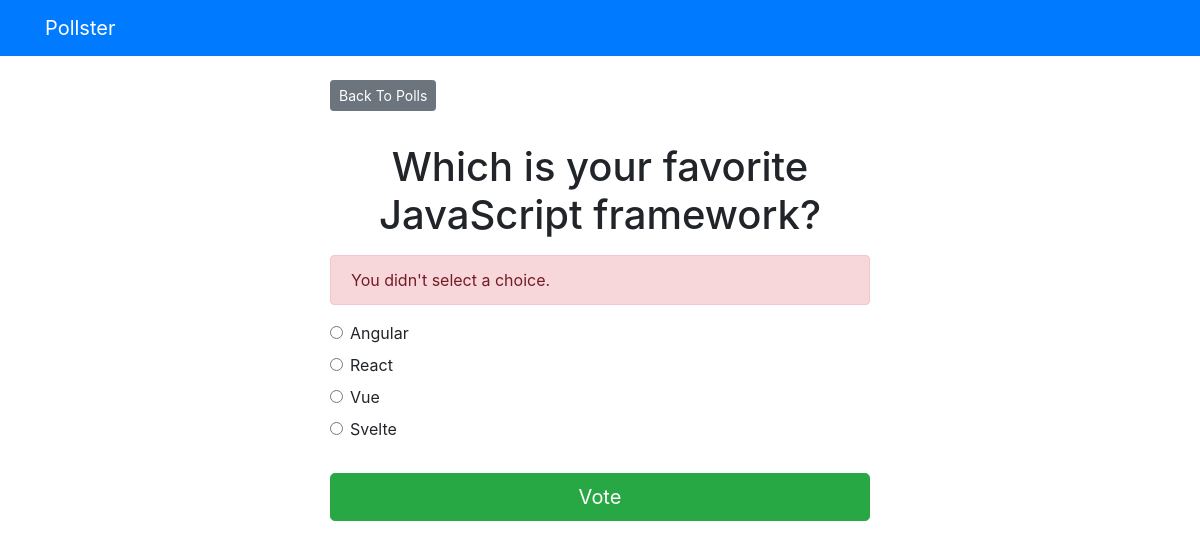
Page /polls/2/vote on the committed database.
### polls/models.py (models this page shows, shortened)
class Question(models.Model):
    question_text = models.CharField(max_length=200)
    pub_date = models.DateTimeField('date published')

class Choice(models.Model):
    question = models.ForeignKey(Question, on_delete=models.CASCADE)
    choice_text = models.CharField(max_length=200)
    votes = models.IntegerField(default=0)

### polls/views.py (the view)
# urls.py: path('<int:question_id>/vote', views.vote, name="vote"),
def vote(request, question_id):
    question = get_object_or_404(Question, pk=question_id)
    try:
        selected_choice = question.choice_set.get(pk=request.POST['choice'])
    except (KeyError, Choice.DoesNotExist):
        return render(request, 'polls/detail.html', {
            'question': question,
            'error_message': "You didn't select a choice.",
        })
    else:
        selected_choice.votes += 1
        selected_choice.save()
    return HttpResponseRedirect(reverse('polls:results', args=(question.id,)))

### templates/polls/detail.html (shortened to what this page needs)
{% extends 'base.html' %}
{% block content %}
<a href="{% url 'polls:index' %}" class="btn btn-secondary btn-sm mb-3">Back To Polls</a>
<h1 class="text-center mb-3 mt-3">{{ question.question_text }}</h1>
{% if error_message %}
<p class="alert alert-danger">
    <span>{{ error_message }}</span>
</p>
{% endif %}
<form action="{% url 'polls:vote' question.id %}" method="POST">
    {% for choice in question.choice_set.all %}
    <div class="form-check">
        <input type="radio" name="choice" class="form-check-input" id="choice{{ forloop.counter }}" value="{{ choice.id }}">
        <label for="choice{{ forloop.counter }}">{{ choice.choice_text }}</label>
    </div>
    {% endfor %}
    <input type="submit" value="Vote" class="btn btn-success btn-lg btn-block mt-4">
</form>
{% endblock %}

### rows in the picture
Question: question_text "Which is your favorite JavaScript framework?"
Choice: choice_text "Angular"
Choice: choice_text "React"
Choice: choice_text "Vue"
Choice: choice_text "Svelte"

### other values in the picture
{{ error_message }} "You didn't select a choice."
